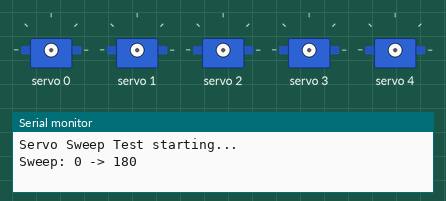
This sketch was run on a simulated Arduino Uno, built with avr-gcc and run on an emulated ATmega328P. Parts: 5 × servo, the last lines printed to the serial monitor.

Above: at 0.05 s.
At 0.4 s:
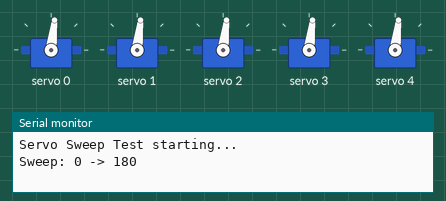
At 0.75 s:
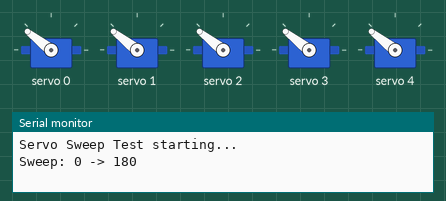
At 1.45 s:
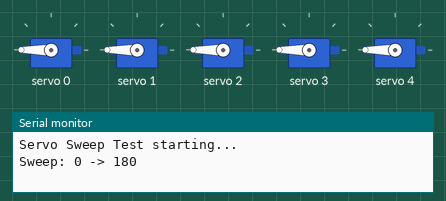
At 2.15 s:
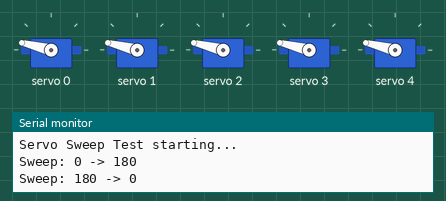
At 2.9 s:
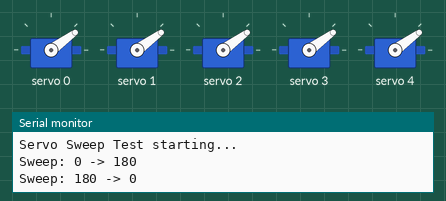
Timing chart, 0 to 8.1 s (numbered marks = the images above):
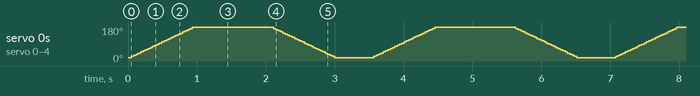

The sketch:

Servo_Sweep_Test.ino
```cpp
// STEP 2 DIAGNOSTIC: Confirms PCA9685 + power + servo wiring work end-to-end,
// completely independent of the website/WebSerial/Arduino serial parsing.
//
// Run this AFTER I2C_Scanner.ino finds the PCA9685 at 0x40.
// No computer connection needed after upload - this runs standalone off
// USB or your external 5V supply and sweeps all 5 channels back and forth.
//
// If servos move here but NOT from the website: the hardware is fine,
// the bug is in the serial link between the browser and the Arduino
// (see the LED heartbeat added to KinetiSync_ArduinoUNO.ino).
//
// If servos DON'T move here: it's wiring/power, not software. Check:
//  - External 5V supply actually connected to PCA9685 V+ terminal (not just VCC)
//  - External supply GND connected to Arduino GND (shared ground - very commonly missed)
//  - Signal wire (orange/yellow) in the TOP row, not swapped with GND row
//  - Servo actually seated in channels 0-4

#include <Adafruit_PWMServoDriver.h>
#include <Wire.h>

Adafruit_PWMServoDriver pwm = Adafruit_PWMServoDriver();

#define SERVOMIN 150
#define SERVOMAX 600
#define SERVO_FREQ 50
#define NUM_SERVOS 5

int angleToPulse(int angle) {
  return map(angle, 0, 180, SERVOMIN, SERVOMAX);
}

void setup() {
  Serial.begin(115200);
  Serial.println("Servo Sweep Test starting...");

  pwm.begin();
  pwm.setOscillatorFrequency(27000000);
  pwm.setPWMFreq(SERVO_FREQ);
  delay(10);
}

void loop() {
  Serial.println("Sweep: 0 -> 180");
  for (int angle = 0; angle <= 180; angle += 5) {
    for (int ch = 0; ch < NUM_SERVOS; ch++) {
      pwm.setPWM(ch, 0, angleToPulse(angle));
    }
    delay(30);
  }

  delay(500);

  Serial.println("Sweep: 180 -> 0");
  for (int angle = 180; angle >= 0; angle -= 5) {
    for (int ch = 0; ch < NUM_SERVOS; ch++) {
      pwm.setPWM(ch, 0, angleToPulse(angle));
    }
    delay(30);
  }

  delay(500);
}
```
